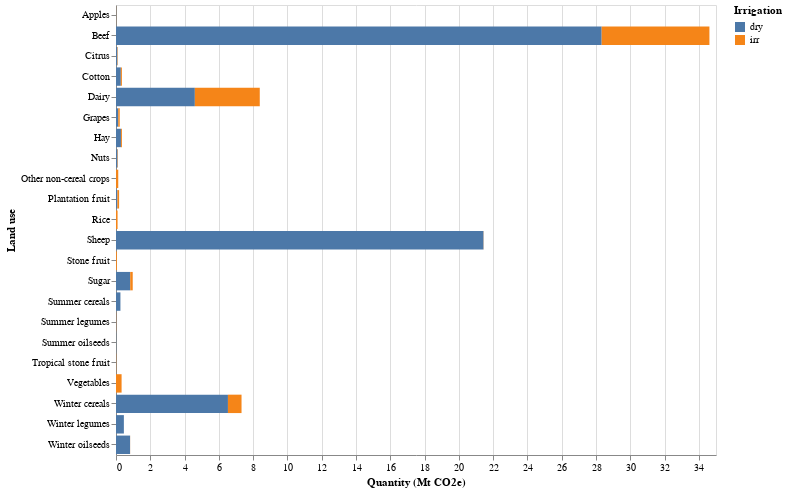

Notebook code for this chart:
### Code cell
# HIDE CODE
# get the df and plot
GHG_lu_lm_df,GHG_lu_lm_plot = ag_lucc_GHG.plot_GHG_lu_lm(2050)
GHG_lu_lm_plot

### Figure 1 — Vega-Lite specification as saved in the notebook (floating-point values rounded to 4 significant figures)
{"config": {"view": {"continuousWidth": 300, "continuousHeight": 300}}, "data": {"name": "data-0bd604b6923d9d744b7dcacebfa6e927"}, "mark": {"type": "bar"}, "encoding": {"color": {"field": "Irrigation", "legend": {"title": "Irrigation"}, "type": "nominal"}, "tooltip": [{"field": "Land use", "title": "Landuse", "type": "ordinal"}, {"field": "Quantity (Mt CO2e)", "format": ",.2f", "title": "GHG emissions (Mt CO2e)", "type": "quantitative"}], "x": {"field": "Quantity (Mt CO2e)", "type": "quantitative"}, "y": {"field": "Land use", "type": "ordinal"}}, "height": 450, "width": 600, "$schema": "https://vega.github.io/schema/vega-lite/v5.15.1.json", "datasets": {"data-0bd604b6923d9d744b7dcacebfa6e927": [{"Year": 2050, "Land use category": "Crop", "Land use": "Apples", "Irrigation": "dry", "Quantity (Mt CO2e)": 0.0}, {"Year": 2050, "Land use category": "Crop", "Land use": "Apples", "Irrigation": "irr", "Quantity (Mt CO2e)": 0.004049}, {"Year": 2050, "Land use category": "Crop", "Land use": "Citrus", "Irrigation": "dry", "Quantity (Mt CO2e)": 0.08104}, {"Year": 2050, "Land use category": "Crop", "Land use": "Citrus", "Irrigation": "irr", "Quantity (Mt CO2e)": 0.02379}, {"Year": 2050, "Land use category": "Crop", "Land use": "Cotton", "Irrigation": "dry", "Quantity (Mt CO2e)": 0.2813}, {"Year": 2050, "Land use category": "Crop", "Land use": "Cotton", "Irrigation": "irr", "Quantity (Mt CO2e)": 0.06231}, {"Year": 2050, "Land use category": "Crop", "Land use": "Grapes", "Irrigation": "dry", "Quantity (Mt CO2e)": 0.132}, {"Year": 2050, "Land use category": "Crop", "Land use": "Grapes", "Irrigation": "irr", "Quantity (Mt CO2e)": 0.08485}, {"Year": 2050, "Land use category": "Crop", "Land use": "Hay", "Irrigation": "dry", "Quantity (Mt CO2e)": 0.2886}, {"Year": 2050, "Land use category": "Crop", "Land use": "Hay", "Irrigation": "irr", "Quantity (Mt CO2e)": 0.05547}, {"Year": 2050, "Land use category": "Crop", "Land use": "Nuts", "Irrigation": "dry", "Quantity (Mt CO2e)": 0.09111}, {"Year": 2050, "Land use category": "Crop", "Land use": "Nuts", "Irrigation": "irr", "Quantity (Mt CO2e)": 0.02285}, {"Year": 2050, "Land use category": "Crop", "Land use": "Other non-cereal crops", "Irrigation": "dry", "Quantity (Mt CO2e)": 0.002326}, {"Year": 2050, "Land use category": "Crop", "Land use": "Other non-cereal crops", "Irrigation": "irr", "Quantity (Mt CO2e)": 0.129}, {"Year": 2050, "Land use category": "Crop", "Land use": "Plantation fruit", "Irrigation": "dry", "Quantity (Mt CO2e)": 0.08031}, {"Year": 2050, "Land use category": "Crop", "Land use": "Plantation fruit", "Irrigation": "irr", "Quantity (Mt CO2e)": 0.1002}, {"Year": 2050, "Land use category": "Crop", "Land use": "Rice", "Irrigation": "dry", "Quantity (Mt CO2e)": 0.0002175}, {"Year": 2050, "Land use category": "Crop", "Land use": "Rice", "Irrigation": "irr", "Quantity (Mt CO2e)": 0.0915}, {"Year": 2050, "Land use category": "Crop", "Land use": "Stone fruit", "Irrigation": "dry", "Quantity (Mt CO2e)": 0.0}, {"Year": 2050, "Land use category": "Crop", "Land use": "Stone fruit", "Irrigation": "irr", "Quantity (Mt CO2e)": 0.05116}, {"Year": 2050, "Land use category": "Crop", "Land use": "Sugar", "Irrigation": "dry", "Quantity (Mt CO2e)": 0.8291}, {"Year": 2050, "Land use category": "Crop", "Land use": "Sugar", "Irrigation": "irr", "Quantity (Mt CO2e)": 0.1462}, {"Year": 2050, "Land use category": "Crop", "Land use": "Summer cereals", "Irrigation": "dry", "Quantity (Mt CO2e)": 0.2583}, {"Year": 2050, "Land use category": "Crop", "Land use": "Summer cereals", "Irrigation": "irr", "Quantity (Mt CO2e)": 0.0}, {"Year": 2050, "Land use category": "Crop", "Land use": "Summer legumes", "Irrigation": "dry", "Quantity (Mt CO2e)": 0.00612}, {"Year": 2050, "Land use category": "Crop", "Land use": "Summer legumes", "Irrigation": "irr", "Quantity (Mt CO2e)": 0.00996}, {"Year": 2050, "Land use category": "Crop", "Land use": "Summer oilseeds", "Irrigation": "dry", "Quantity (Mt CO2e)": 0.006712}, {"Year": 2050, "Land use category": "Crop", "Land use": "Summer oilseeds", "Irrigation": "irr", "Quantity (Mt CO2e)": 0.0}, {"Year": 2050, "Land use category": "Crop", "Land use": "Tropical stone fruit", "Irrigation": "dry", "Quantity (Mt CO2e)": 0.0}, {"Year": 2050, "Land use category": "Crop", "Land use": "Tropical stone fruit", "Irrigation": "irr", "Quantity (Mt CO2e)": 0.01117}, {"Year": 2050, "Land use category": "Crop", "Land use": "Vegetables", "Irrigation": "dry", "Quantity (Mt CO2e)": 0.0}, {"Year": 2050, "Land use category": "Crop", "Land use": "Vegetables", "Irrigation": "irr", "Quantity (Mt CO2e)": 0.326}, {"Year": 2050, "Land use category": "Crop", "Land use": "Winter cereals", "Irrigation": "dry", "Quantity (Mt CO2e)": 6.53}, {"Year": 2050, "Land use category": "Crop", "Land use": "Winter cereals", "Irrigation": "irr", "Quantity (Mt CO2e)": 0.7929}, {"Year": 2050, "Land use category": "Crop", "Land use": "Winter legumes", "Irrigation": "dry", "Quantity (Mt CO2e)": 0.4595}, {"Year": 2050, "Land use category": "Crop", "Land use": "Winter legumes", "Irrigation": "irr", "Quantity (Mt CO2e)": 0.0}, {"Year": 2050, "Land use category": "Crop", "Land use": "Winter oilseeds", "Irrigation": "dry", "Quantity (Mt CO2e)": 0.8212}, {"Year": 2050, "Land use category": "Crop", "Land use": "Winter oilseeds", "Irrigation": "irr", "Quantity (Mt CO2e)": 0.004143}, {"Year": 2050, "Land use category": "Livestock", "Land use": "Beef", "Irrigation": "dry", "Quantity (Mt CO2e)": 28.33}, {"Year": 2050, "Land use category": "Livestock", "Land use": "Beef", "Irrigation": "irr", "Quantity (Mt CO2e)": 6.285}, {"Year": 2050, "Land use category": "Livestock", "Land use": "Dairy", "Irrigation": "dry", "Quantity (Mt CO2e)": 4.6}, {"Year": 2050, "Land use category": "Livestock", "Land use": "Dairy", "Irrigation": "irr", "Quantity (Mt CO2e)": 3.787}, {"Year": 2050, "Land use category": "Livestock", "Land use": "Sheep", "Irrigation": "dry", "Quantity (Mt CO2e)": 21.44}, {"Year": 2050, "Land use category": "Livestock", "Land use": "Sheep", "Irrigation": "irr", "Quantity (Mt CO2e)": 0.009523}]}}
